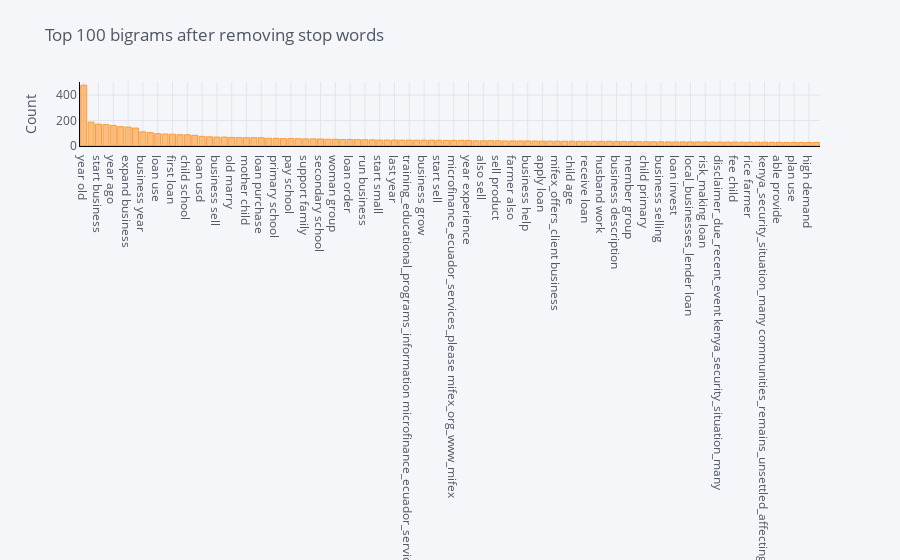

The notebook cell saved with this chart:
### Markdown cell above
## 100 bigramas mais frequentes no corpus

### Code cell
plot_model(plot = 'bigram')

### Figure 1 — Plotly figure (JSON) as saved in the notebook; plotly's stock layout.template omitted (floating-point values rounded to 4 significant figures)
{"data": [{"name": "count", "text": "", "y": [478, 188, 172, 168, 162, 152, 149, 141, 111, 105, 97, 94, 93, 89, 88, 84, 76, 72, 70, 70, 67, 66, 65, 65, 65, 61, 60, 58, 58, 57, 56, 56, 55, 53, 53, 51, 51, 50, 49, 48, 47, 47, 47, 46, 46, 46, 46, 46, 45, 44, 44, 44, 43, 41, 41, 41, 41, 40, 40, 40, 40, 39, 39, 38, 38, 38, 38, 37, 37, 37, 37, 37, 36, 36, 35, 34, 33, 33, 33, 32, 32, 32, 32, 32, 32, 31, 31, 31, 31, 30, 30, 30, 30, 29, 29, 28, 28, 28, 28, 28], "marker": {"color": "rgba(255, 153, 51, 0.6)", "line": {"color": "rgba(255, 153, 51, 1.0)", "width": 1}}, "x": ["year old", "request loan", "start business", "marry child", "year ago", "loan buy", "expand business", "use loan", "business year", "school fee", "loan use", "old child", "first loan", "old married", "child school", "repay loan", "loan usd", "second loan", "business sell", "work hard", "old marry", "small business", "mother child", "hard work", "loan purchase", "married child", "primary school", "business able", "pay school", "use buy", "support family", "educate child", "secondary school", "increase income", "woman group", "increase stock", "loan order", "child live", "run business", "sell clothing", "start small", "need loan", "last year", "business training_educational_programs_information", "training_educational_programs_information microfinance_ecuador_services_please", "loan able", "business grow", "group member", "start sell", "help business", "microfinance_ecuador_services_please mifex_org_www_mifex", "mifex_org_www_mifex org", "year experience", "husband child", "also sell", "able buy", "sell product", "operate business", "farmer also", "high school", "business help", "child child", "apply loan", "give loan", "mifex_offers_client business", "begin business", "child age", "go school", "receive loan", "willing_repay loan", "husband work", "loan help", "business description", "provide family", "member group", "attend school", "child primary", "old mother", "business selling", "loan risk_willing_accept_additional", "loan invest", "risk_willing_accept_additional risk_making", "local_businesses_lender loan", "many local_businesses_lender", "risk_making loan", "communities_remains_unsettled_affecting many", "disclaimer_due_recent_event kenya_security_situation_many", "family need", "fee child", "loan pemci", "rice farmer", "pay loan", "kenya_security_situation_many communities_remains_unsettled_affecting", "child also", "able provide", "business loan", "plan use", "grow business", "high demand", "live child"], "type": "bar", "orientation": "v"}], "layout": {"title": {"text": "Top 100 bigrams after removing stop words", "font": {"color": "#4D5663"}}, "paper_bgcolor": "#F5F6F9", "plot_bgcolor": "#F5F6F9", "yaxis": {"tickfont": {"color": "#4D5663"}, "title": {"text": "Count", "font": {"color": "#4D5663"}}, "showgrid": true, "zerolinecolor": "#E1E5ED", "gridcolor": "#E1E5ED", "linecolor": "black"}, "xaxis": {"tickfont": {"color": "#4D5663"}, "title": {"text": "", "font": {"color": "#4D5663"}}, "showgrid": true, "zerolinecolor": "#E1E5ED", "gridcolor": "#E1E5ED", "linecolor": "black"}, "legend": {"bgcolor": "#F5F6F9", "font": {"color": "#4D5663"}}}}
